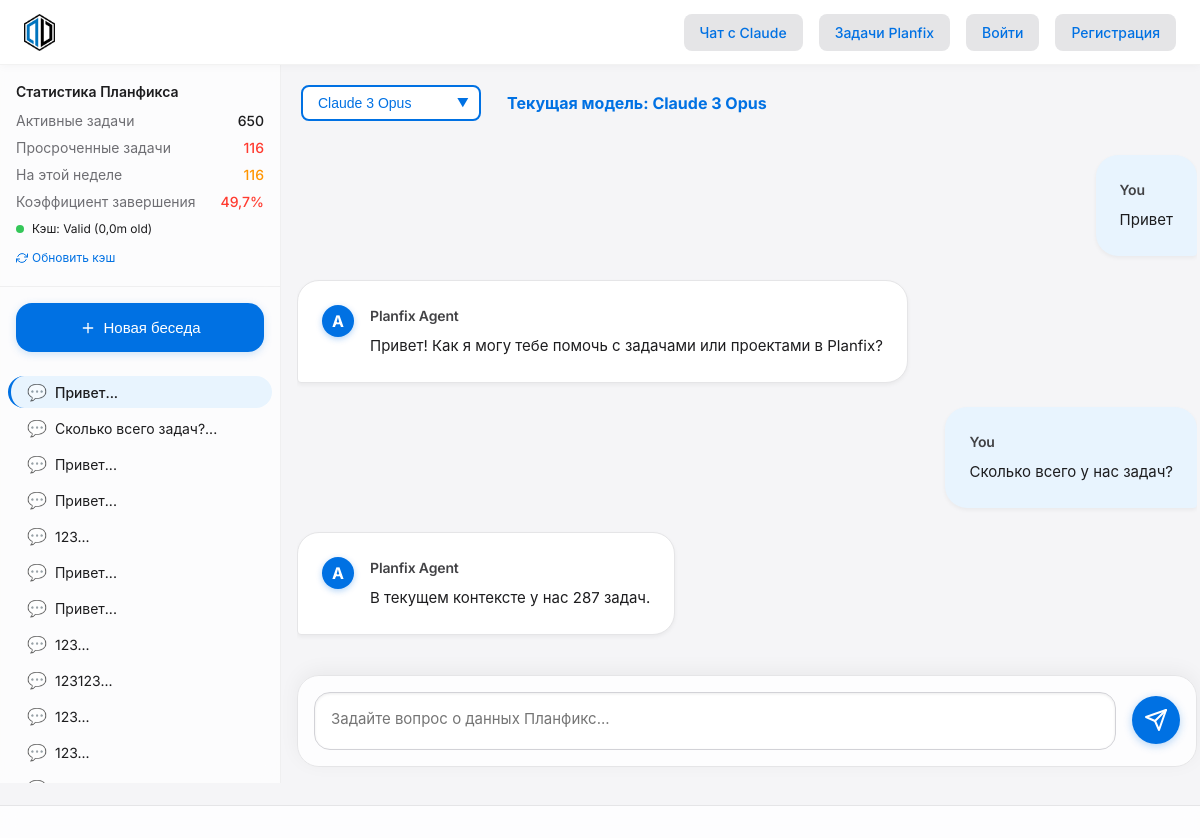
Page /agent/conversation/33/ on the committed database.
### chat/models/conversation.py (models this page shows, shortened)
class Conversation(models.Model):
    user = models.ForeignKey('User', on_delete=models.CASCADE, related_name='conversations')
    title = models.CharField(max_length=255)
    ai_model = models.ForeignKey('AIModel', on_delete=models.SET_NULL, null=True, related_name='conversations')
    planfix_task_id = models.CharField(max_length=100, blank=True, null=True)
    planfix_project_id = models.CharField(max_length=100, blank=True, null=True)
    created_at = models.DateTimeField(auto_now_add=True)
    updated_at = models.DateTimeField(auto_now=True)
    is_archived = models.BooleanField(default=False)
    summary = models.TextField(blank=True, null=True)
    class Meta:
        ordering = ['-updated_at']
        verbose_name = _('Беседа')
        verbose_name_plural = _('Беседы')
        indexes = [
            models.Index(fields=['user', '-updated_at']),
            models.Index(fields=['planfix_task_id']),
            models.Index(fields=['planfix_project_id']),
        ]

### chat/models/ai_model.py (models this page shows, shortened)
class AIModel(models.Model):
    MODEL_TYPES = (
        ('claude', 'Claude AI'),
        ('gpt', 'ChatGPT'),
        ('deepseek', 'DeepSeek'),
    )
    name = models.CharField(max_length=50)
    model_type = models.CharField(max_length=20, choices=MODEL_TYPES)
    version = models.CharField(max_length=50)
    api_base_url = models.CharField(max_length=255)
    is_active = models.BooleanField(default=True)
    created_at = models.DateTimeField(auto_now_add=True)
    updated_at = models.DateTimeField(auto_now=True)
    class Meta:
        verbose_name = _('ИИ-модель')
        verbose_name_plural = _('ИИ-модели')
        ordering = ['name']

### chat/models/message.py (models this page shows, shortened)
class Message(models.Model):
    ROLE_CHOICES = (
        ('user', _('Пользователь')),
        ('assistant', _('Ассистент')),
        ('system', _('Система')),
    )
    conversation = models.ForeignKey('Conversation', on_delete=models.CASCADE, related_name='messages')
    role = models.CharField(max_length=10, choices=ROLE_CHOICES)
    content = models.TextField()
    tokens = models.IntegerField(default=0)  # Количество токенов для расчета стоимости
    ai_model_used = models.ForeignKey('AIModel', on_delete=models.SET_NULL, null=True, blank=True)
    created_at = models.DateTimeField(auto_now_add=True)
    parent_message = models.ForeignKey('self', on_delete=models.SET_NULL, null=True, blank=True, related_name='replies')
    metadata = models.JSONField(default=dict, blank=True)  # Для дополнительных данных от ИИ
    processing_time = models.FloatField(default=0.0, verbose_name='Время обработки (сек)')  # Время обработки запроса в секундах
    class Meta:
        ordering = ['created_at']
        verbose_name = _('Сообщение')
        verbose_name_plural = _('Сообщения')
        indexes = [
            models.Index(fields=['conversation', 'created_at']),
            models.Index(fields=['role']),
        ]

### chat/agent_views.py (the view)
# urls.py: path('agent/conversation/<int:conversation_id>/', views.agent_conversation, name='agent_conversation'),
def agent_conversation(request, conversation_id):
    user, created = User.objects.get_or_create(username='anonymous')
    conversations = Conversation.objects.filter(user=user).order_by('-updated_at')
    conversation = get_object_or_404(Conversation, id=conversation_id, user=user)
    messages = Message.objects.filter(conversation=conversation).order_by('created_at')
    stats = planfix_cache.get_stats()
    today = timezone.now().date()
    user_metrics, _ = UserMetrics.objects.get_or_create(
        user=user,
        day=today,
        defaults={
            'messages_sent': 0,
            'conversations_count': 0,
            'tokens_used': 0,
            'tasks_integrated': 0,
            'average_response_time': 0
        }
    )
    user_metrics.messages_sent += messages.count()
    if conversation.created_at.date() == today:
        user_metrics.conversations_count += 1
    user_metrics.save()
    ai_models = AIModel.objects.filter(is_active=True).order_by('name')
    return render(request, 'chat/agent_conversation.html', {
        'conversation': conversation,
        'messages': messages,
        'conversations': conversations,
        'stats': stats,
        'cache_valid': planfix_cache.is_cache_valid(max_age_minutes=60),
        'ai_models': ai_models,
    })

### chat/context_processors.py (called while the page is built)
def conversations_list(request):
    user, created = User.objects.get_or_create(username='anonymous')
    conversations = Conversation.objects.filter(user=user).order_by('-updated_at')
    return {
        'conversations': conversations
    }

### chat/planfix_cache_service.py (called while the page is built)
    def is_cache_valid(self, max_age_minutes: int = 60) -> bool:
        if not LAST_UPDATE_FILE.exists():
            return False
        try:
            with open(LAST_UPDATE_FILE, 'r') as f:
                last_update_str = f.read().strip()
                last_update = float(last_update_str)
                return (time.time() - last_update) < (max_age_minutes * 60)
        except (ValueError, IOError) as e:
            logger.error(f"Error checking cache validity: {e}")
            self.last_error = str(e)
            self.last_error_time = time.time()
            return False

    def get_stats(self) -> Dict[str, Any]:
        if STATS_CACHE.exists():
            try:
                with open(STATS_CACHE, 'r', encoding='utf-8') as f:
                    return json.load(f)
            except (json.JSONDecodeError, IOError):
                pass  # Fall back to regenerating
        return self._generate_stats_cache()

### templates/chat/agent_conversation.html (shortened to what this page needs)
{% extends 'base_apple.html' %}
{% load static %}
{% block content %}
<div class="app-layout">
    <div class="agent-sidebar">
        <div class="agent-status">
            <div class="agent-status-title">Статистика Планфикса</div>
            <div class="agent-status-item">
                <span class="agent-status-label">Активные задачи</span>
                <span class="agent-status-value">{{ stats.active_tasks }}</span>
            </div>
            <div class="agent-status-item">
                <span class="agent-status-label">Просроченные задачи</span>
                <span class="agent-status-value {% if stats.overdue_tasks > 0 %}danger{% endif %}">{{ stats.overdue_tasks }}</span>
            </div>
            <div class="agent-status-item">
                <span class="agent-status-label">На этой неделе</span>
                <span class="agent-status-value {% if stats.tasks_due_this_week > 5 %}warning{% endif %}">{{ stats.tasks_due_this_week }}</span>
            </div>
            <div class="agent-status-item">
                <span class="agent-status-label">Коэффициент завершения</span>
                <span class="agent-status-value {% if stats.completion_rate > 75 %}success{% elif stats.completion_rate > 50 %}warning{% else %}danger{% endif %}">{{ stats.completion_rate|floatformat:1 }}%</span>
            </div>
            <div class="cache-status">
                <div class="cache-status-indicator {% if cache_valid %}valid{% else %}invalid{% endif %}"></div>
                <span>
                    Кэш:
                    {% if cache_valid %}
                        Valid ({{ stats.cache_age_minutes|floatformat:1 }}m old)
                    {% else %}
                        Stale ({{ stats.cache_age_minutes|floatformat:1 }}m old)
                    {% endif %}
                </span>
            </div>
            <div style="margin-top: 8px;">
                <a href="#" id="refresh-cache-link" class="refresh-link">
                    Обновить кэш
                </a>
            </div>
        </div>
        <button id="newChatButton" class="new-chat-button">
            <svg xmlns="http://www.w3.org/2000/svg" width="16" height="16" viewBox="0 0 24 24" fill="none" stroke="currentColor" stroke-width="2" stroke-linecap="round" stroke-linejoin="round">
                <line x1="12" y1="5" x2="12" y2="19"></line>
                <line x1="5" y1="12" x2="19" y2="12"></line>
            </svg>
            Новая беседа
        </button>
        <div class="conversations-list">
            {% for conv in conversations %}
            <a href="{% url 'chat:agent_conversation' conversation_id=conv.id %}" class="conversation-item {% if conv.id == conversation.id %}active{% endif %}">
                {{ conv.title }}
            </a>
            {% endfor %}
        </div>
    </div>
    <div class="content">
        <div class="model-selector">
            <div style="position:relative;">
                <select id="aiModelSelect" class="model-select">
                    {% for model in ai_models %}
                    <option value="{{ model.id }}" {% if model.id == conversation.ai_model.id %}selected{% endif %}>{{ model.name }}</option>
                    {% endfor %}
                </select>
                <div class="model-select-arrow">▼</div>
            </div>
            <span style="margin-left: 16px; color: #0071e3; font-weight: bold;">Текущая модель: {{ conversation.ai_model.name|default:'(не выбрана)' }}</span>
        </div>
        <div class="chat-container" data-conversation-id="{{ conversation.id }}">
            <div class="chat-messages" id="chatMessages">
                {% for message in messages %}
                <div class="message {{ message.role }}">
                    {% if message.role == 'assistant' %}
                    <div class="assistant-avatar">A</div>
                    <div class="message-content-wrapper">
                    {% endif %}
                        <div class="message-role">
                            {% if message.role == 'user' %}
                            You
                            {% else %}
                            Planfix Agent
                            {% endif %}
                        </div>
                        <div class="message-content">{{ message.content|linebreaksbr }}</div>
                    {% if message.role == 'assistant' %}
                    </div>
                    {% endif %}
                </div>
                {% empty %}
                <div class="welcome-message">
                    <h1>Planfix AI Agent</h1>
                    <p>Я могу помочь вам разобраться в данных ПланФикса. Попробуйте задать вопросы о задачах, проектах, сроках и многом другом.</p>
                </div>
                {% endfor %}
            </div>
            <div class="chat-input-container">
                <form id="messageForm" class="message-form">
                    <textarea
                        id="messageInput"
                        class="message-input"
                        placeholder="Задайте вопрос о данных Планфикс..."
                        rows="1"
                        autocomplete="off"
                    ></textarea>
                    <button type="submit" class="send-button">
                    </button>
                </form>
            </div>
        </div>
    </div>
</div>
{% endblock %}

### templates/chat/agent_conversation.html (style rules this page uses)
.agent-sidebar { width: 280px; background-color: rgba(255, 255, 255, 0.7); backdrop-filter: blur(10px); -webkit-backdrop-filter: blur(10px); border-right: 1px solid rgba(0, 0, 0, 0.05); display: flex; flex-direction: column; overflow: hidden; transition: all 0.3s ease; }
.agent-status { padding: 16px; border-bottom: 1px solid rgba(0, 0, 0, 0.05); }
.agent-status-title { font-size: 14px; font-weight: 600; color: #1d1d1f; margin-bottom: 8px; }
.agent-status-item { display: flex; justify-content: space-between; font-size: 14px; margin-bottom: 6px; }
.agent-status-label { color: #6e6e73; }
.agent-status-value { font-weight: 500; color: #1d1d1f; }
.agent-status-value.warning { color: #ff9500; }
.agent-status-value.danger { color: #ff3b30; }
.refresh-link { display: inline-flex; align-items: center; gap: 4px; font-size: 12px; color: #0071e3; cursor: pointer; text-decoration: none; }
.cache-status { display: flex; align-items: center; gap: 8px; margin-top: 8px; font-size: 12px; }
.cache-status-indicator { width: 8px; height: 8px; border-radius: 50%; }
.cache-status-indicator.valid { background-color: #34c759; }
.message.assistant { max-width: 100%; }
.message-content { line-height: 1.6; }
.model-selector { margin: 20px 0 10px 20px; display: flex; align-items: center; gap: 10px; }
.model-select { padding: 8px 35px 8px 15px; border: 2px solid #0071e3; border-radius: 8px; background-color: white; color: #0071e3; font-size: 14px; font-weight: 500; cursor: pointer; min-width: 180px; appearance: none; }
.model-select-arrow { position: absolute; right: 12px; top: 50%; transform: translateY(-50%); color: #0071e3; pointer-events: none; font-size: 12px; }

### templates/base_apple.html (style rules this page uses)
body { background: #f5f5f7; color: #1d1d1f; font-family: 'Inter', -apple-system, BlinkMacSystemFont, 'Segoe UI', Roboto, Helvetica, Arial, sans-serif; }

### rows in the picture
Conversation: title "Привет...", ai_model.name "Claude 3 Opus"
Conversation: title "Сколько всего задач?..."
Conversation: title "Привет..."
Conversation: title "Привет..."
Conversation: title "123..."
Conversation: title "Привет..."
Conversation: title "Привет..."
Conversation: title "123..."
Conversation: title "123123..."
Conversation: title "123..."
Conversation: title "123..."
Message: role "You", content "Привет"
Message: role "A", content "Привет! Как я могу тебе помочь с задачами или проектами в Planfix?"
Message: role "You", content "Сколько всего у нас задач?"
Message: role "A", content "В текущем контексте у нас 287 задач."

### other values in the picture
{{ stats.active_tasks }} "650"
{{ stats.overdue_tasks }} "116"
{{ stats.tasks_due_this_week }} "116"
{{ stats.completion_rate|floatformat:1 }} "49,7"
{{ stats.cache_age_minutes|floatformat:1 }} "0,0"
